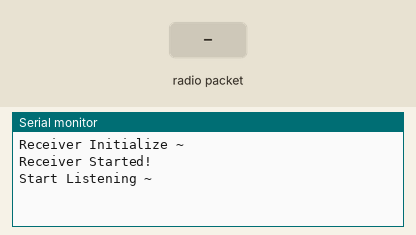
Simulated run of this sketch. Board: Arduino Uno, built with avr-gcc and run on an emulated ATmega328P. Shown: the last lines printed to the serial monitor. Inputs (shaded band) come from the test bench. No radio packets arrive unless stated.

Above: at 4.2 s.
4.3 s: radio packet "1" arrives
At 5.4 s:
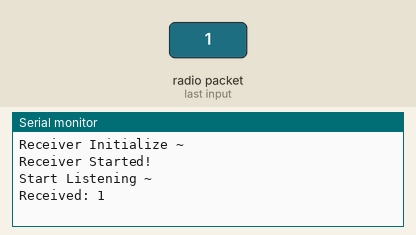
5.8 s: radio packet "0" arrives
At 6.5 s:
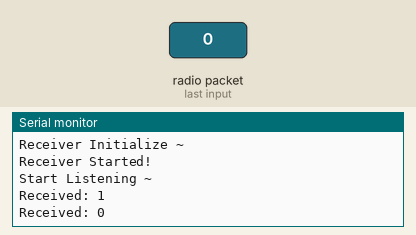
7.3 s: radio packet "2" arrives
At 7.6 s:
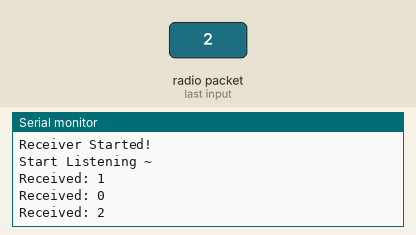

The sketch:

NRF24L01_receiver_gpt.ino
```cpp
#include <SPI.h>
#include <RF24.h>

// Define the pins for CE and CSN
#define CE_PIN 8
#define CSN_PIN 7

// Create an RF24 object
RF24 radio(CE_PIN, CSN_PIN);

// Define the unique address
const uint64_t address = 0xDEADBEEFC0LL;

void setup() {
  // Initialize the serial monitor
  Serial.begin(9600);

  // delay(3000);
  Serial.println("Receiver Initialize ~");
  // Initialize the radio
  bool isBegin = radio.begin();
  if(isBegin)
    Serial.println("Receiver Started!");
  else
    Serial.println("Receiver FAILED to Start!");

  radio.openReadingPipe(0, address);
  // radio.setPALevel(RF24_PA_HIGH);
  radio.startListening();
  radio.setChannel(110);//set frequency to channel 110
  Serial.println("");
  Serial.println("Start Listening ~");
  delay(3000);
}

void loop() {
  // Check if there is data available to read
  if (radio.available()) {
    char text[32] = {0};
    radio.read(&text, sizeof(text));

    // Print the received message to the serial monitor
    Serial.print("Received: ");
    Serial.println(text);
  }
}
```

Measured:
- after the input at 4.3 s, the serial monitor: prints a new line at once (image 1)
- after the input at 5.8 s, the serial monitor: prints a new line at once (image 2)
- after the input at 7.3 s, the serial monitor: prints a new line at once (image 3)
